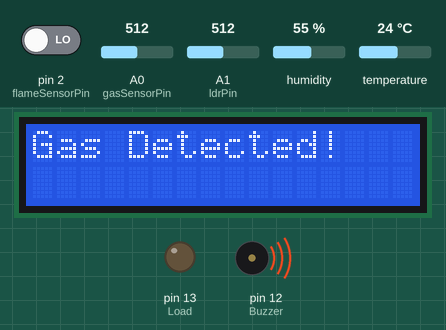
This sketch was run on a simulated Arduino Uno, built with avr-gcc and run on an emulated ATmega328P. On the bench: 16×2 character LCD, output pins drawn as LEDs (lit = HIGH), buzzer (waves = sounding, pin HIGH). Inputs (shaded band) come from the test bench; at power-on: temperature 24 °C, A0 (gasSensorPin) = 512, A1 (ldrPin) = 512, pin 2 (flameSensorPin) LOW, humidity 55 %. The modem accepts every AT command (registered, SIM ready, sends succeed) and sends nothing else; what the sketch prints to the serial monitor is not drawn.

Above: at 11.4 s.
11.5 s: temperature set to 41 °C
At 23.8 s:
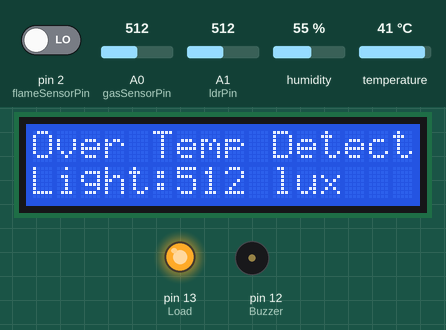
25.5 s: A0 (gasSensorPin) set to 190
38.2 s: A0 (gasSensorPin) set to 161
At 51.2 s:
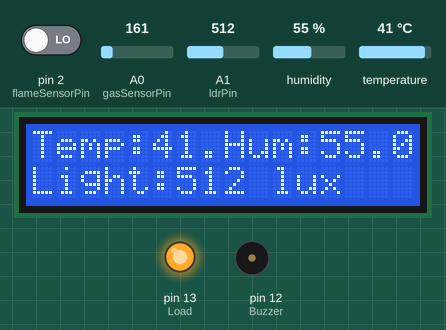
52.2 s: A1 (ldrPin) set to 45
At 58.0 s:
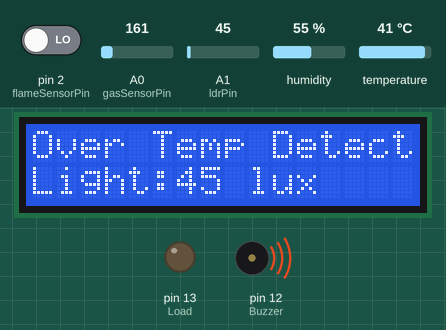
59.6 s: A1 (ldrPin) set to 37
At 67.0 s:
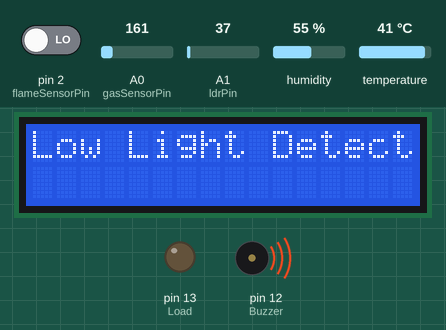
73.5 s: pin 2 (flameSensorPin) driven HIGH
At 88.0 s:
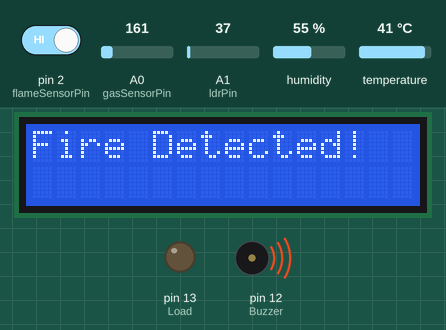
Timing chart, 0 to 88.4 s (numbered marks = the images above; inputs shaded):
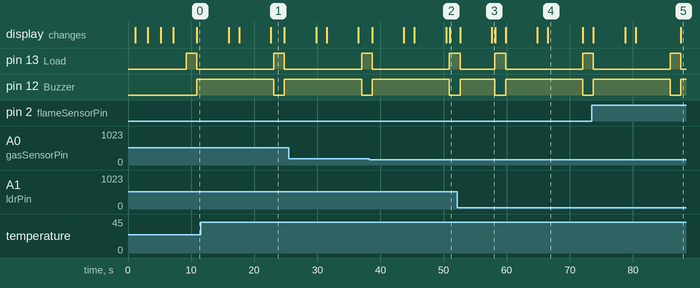

Measured:
- the behaviour switches between 175 and 174 on A0 (gasSensorPin) (found by bisection; images 1 and 2)
- the behaviour switches between 41 and 40 on A1 (ldrPin) (found by bisection; images 3 and 4)
- after the input at 11.5 s, the display: first changes after 4.4 s (image 1 shows a later state)
- after the input at 38.2 s, the display: first differs from a run without the input after 12.7 s (image 2)
- what the display in image 1 shows lasts 2.2 s, from 22.6 s to 24.8 s
- what the display in image 3 shows lasts 0.6 s, from 57.6 s to 58.2 s
- what the display in image 4 shows lasts 5.6 s, from 66.5 s to 72.1 s

The sketch:

GSM_Based_Insustrial_Protection_system.ino
```cpp
#include <Wire.h>
#include <LiquidCrystal_I2C.h>
#include <Adafruit_Sensor.h>
#include <DHT.h>
#include <SoftwareSerial.h>

// Pin definitions
const int gasSensorPin = A0;  // Analog pin for gas sensor
const int flameSensorPin = 2; // Digital pin for flame sensor
const int ldrPin = A1;         // Analog pin for LDR sensor
const int Buzzer = 12;
const int Load = 13;


SoftwareSerial SIM800L(7, 8); // RX, TX
String phoneNumber = "01305514344";
// DHT11 setup
#define DHTTYPE DHT11
const int dhtPin = 4; // Digital pin for DHT11

DHT dht(dhtPin, DHTTYPE);

// I2C LCD Display setup
LiquidCrystal_I2C lcd(0x27, 16, 2);  // I2C address, columns, rows


void setup() {
  Serial.begin(9600);
  SIM800L.begin(9600);
  dht.begin();

  lcd.init();  // Initialize the LCD
  lcd.backlight();  // Turn on the backlight
  lcd.setCursor(0, 0);
  lcd.print("Ind. Protection");
  lcd.setCursor(0, 1);
  lcd.print("System OK");
  delay(1000);
  lcd.clear();
  lcd.setCursor(0, 0);
  lcd.print("Project by");
  lcd.setCursor(0, 1);
  lcd.print("TE-SP23-08 ");
  delay(2000);
  lcd.clear();
  lcd.setCursor(0, 0);
  lcd.print("Md.Sujon Islam");
  lcd.setCursor(0, 1);
  lcd.print("Masud Rana");
  delay(2000);
  lcd.clear();

  lcd.setCursor(0, 0);
  lcd.print("Md.Ripon Sarker");
  lcd.setCursor(0, 1);
  lcd.print("Md.Rafial Arafat");
  delay(2000);
  lcd.clear();
  lcd.setCursor(0, 0);
  lcd.print("Supervised by");
  lcd.setCursor(0, 1);
  lcd.print("Shahariar Kabir");
  delay(2000);


  pinMode(flameSensorPin, INPUT);
  pinMode(gasSensorPin, INPUT);
  pinMode(ldrPin, INPUT);
  pinMode(Buzzer, OUTPUT);
  pinMode(Load, OUTPUT);
}

void loop() {
  digitalWrite(Buzzer,LOW);
  digitalWrite(Load,HIGH);

  // Gas detection
  int gasValue = analogRead(gasSensorPin);
  if (gasValue >= 175) {
    sendSMS("Gas Detected!");
    lcd.clear();
    lcd.setCursor(0, 0);
    lcd.print("Gas Detected!");
    digitalWrite(Buzzer,HIGH);
    digitalWrite(Load,LOW);
    delay(5000);
  }

  // Fire detection
  int flameValue = digitalRead(flameSensorPin);
  if (flameValue == HIGH) {
    sendSMS("Fire Detected!");
    lcd.clear();
    lcd.setCursor(0, 0);
    lcd.print("Fire Detected!");
    digitalWrite(Buzzer,HIGH);
    digitalWrite(Load,LOW);
    delay(5000);
  }

  // Temperature and humidity
  float temperature = dht.readTemperature();
  float humidity = dht.readHumidity();
  lcd.setCursor(0, 0);
  lcd.print("Temp:");
  lcd.print(temperature);
  lcd.print("C");
  lcd.setCursor(8, 0);
  lcd.print("Hum:");
  lcd.print(humidity);
  lcd.print("%");
   if (temperature>= 35) {
    sendSMS("Over Temperature");
    lcd.clear();
    lcd.setCursor(0, 0);
    lcd.print("Over Temp Detect");
    digitalWrite(Buzzer,HIGH);
    digitalWrite(Load,LOW);
    delay(5000);
  }

  // Light level
  int ldrValue = analogRead(ldrPin);
  int light= (ldrValue);
  lcd.setCursor(0, 1);
  lcd.print("Light:");
  lcd.print(light);
  lcd.print(" lux");
  if (light<= 40) {
    sendSMS("Low Light detected");
    lcd.clear();
    lcd.setCursor(0, 0);
    lcd.print("Low Light Detect");
    digitalWrite(Buzzer,HIGH);
    digitalWrite(Load,LOW);
    delay(5000);
  }
Serial.print(gasValue);
  // You can add conditions to trigger alerts based on sensor values

  delay(500); // Delay for 10 seconds before rechecking sensors
}

void sendSMS(String message) {
  SIM800L.println("AT+CMGF=1"); // Set SMS mode to text
  delay(500);

  SIM800L.print("AT+CMGS=\"");
  SIM800L.print(phoneNumber);
  SIM800L.println("\"");

  delay(500);

  SIM800L.print(message);
  delay(100);

  SIM800L.write(26); // Send Ctrl+Z to end the SMS message
  delay(500);
}
```
